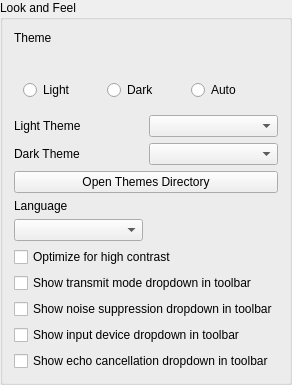
    <widget class="QGroupBox" name="qgbLookFeel">
     <property name="title">
      <string>Look and Feel</string>
     </property>
     <layout class="QGridLayout" name="gridLayout">
      <item row="5" column="1">
       <widget class="MUComboBox" name="qcbDarkTheme">
        <property name="sizePolicy">
         <sizepolicy hsizetype="Preferred" vsizetype="Fixed">
          <horstretch>0</horstretch>
          <verstretch>0</verstretch>
         </sizepolicy>
        </property>
        <property name="toolTip">
         <string>Dark theme to use to style the user interface</string>
        </property>
        <property name="whatsThis">
         <string>&lt;b&gt;Configures which theme the Mumble user interface should be styled with when it’s in the Dark theme&lt;/b&gt;&lt;br /&gt;Mumble will pick up themes from certain directories and display them in this list. The one you select will be used to customize the visual appearance of Mumble. This includes colors, icons and more.</string>
        </property>
        <property name="accessibleName">
         <string>Mumble theme</string>
        </property>
       </widget>
      </item>
      <item row="8" column="0">
       <widget class="QLabel" name="qliLanguage">
        <property name="text">
         <string>Language</string>
        </property>
        <property name="buddy">
         <cstring>qcbLanguage</cstring>
        </property>
       </widget>
      </item>
      <item row="3" column="1">
       <widget class="MUComboBox" name="qcbLightTheme">
        <property name="sizePolicy">
         <sizepolicy hsizetype="Preferred" vsizetype="Fixed">
          <horstretch>0</horstretch>
          <verstretch>0</verstretch>
         </sizepolicy>
        </property>
        <property name="toolTip">
         <string>Light theme to use to style the user interface</string>
        </property>
        <property name="whatsThis">
         <string>&lt;b&gt;Configures which theme the Mumble user interface should be styled with&lt;/b&gt;&lt;br /&gt;Mumble will pick up themes from certain directories and display them in this list. The one you select will be used to customize the visual appearance of Mumble. This includes colors, icons and more.</string>
        </property>
        <property name="accessibleName">
         <string>Mumble theme</string>
        </property>
       </widget>
      </item>
      <item row="9" column="0">
       <widget class="MUComboBox" name="qcbLanguage">
        <property name="toolTip">
         <string>Language to use (requires restart)</string>
        </property>
        <property name="whatsThis">
         <string>&lt;b&gt;This sets which language Mumble should use.&lt;/b&gt;&lt;br /&gt;You have to restart Mumble to use the new language.</string>
        </property>
        <property name="accessibleName">
         <string>Language</string>
        </property>
       </widget>
      </item>
      <item row="0" column="0">
       <widget class="QLabel" name="qliThemeStyle">
        <property name="text">
         <string>Theme</string>
        </property>
        <property name="buddy">
         <cstring>qgbStylePicker</cstring>
        </property>
       </widget>
      </item>
      <item row="11" column="0" colspan="2">
       <widget class="QCheckBox" name="qcbShowTransmitModeComboBox">
        <property name="text">
         <string>Show transmit mode dropdown in toolbar</string>
        </property>
       </widget>
      </item>
      <item row="12" column="0" colspan="2">
       <widget class="QCheckBox" name="qcbShowNoiseCancelComboBox">
        <property name="text">
         <string>Show noise suppression dropdown in toolbar</string>
        </property>
       </widget>
      </item>
      <item row="13" column="0" colspan="2">
       <widget class="QCheckBox" name="qcbShowInputDeviceComboBox">
        <property name="text">
         <string>Show input device dropdown in toolbar</string>
        </property>
       </widget>
      </item>
      <item row="14" column="0" colspan="2">
       <widget class="QCheckBox" name="qcbShowEchoCancelComboBox">
        <property name="text">
         <string>Show echo cancellation dropdown in toolbar</string>
        </property>
       </widget>
      </item>
      <item row="5" column="0">
       <widget class="QLabel" name="qliDarkTheme">
        <property name="text">
         <string>Dark Theme</string>
        </property>
        <property name="buddy">
         <cstring>qcbDarkTheme</cstring>
        </property>
       </widget>
      </item>
      <item row="10" column="0" colspan="2">
       <widget class="QCheckBox" name="qcbHighContrast">
        <property name="toolTip">
         <string>Apply some high contrast optimizations for visually impaired users</string>
        </property>
        <property name="text">
         <string>Optimize for high contrast</string>
        </property>
       </widget>
      </item>
      <item row="1" column="0" colspan="2">
       <widget class="QWidget" name="qgbStylePicker" native="true">
        <layout class="QGridLayout" name="gridLayout_9">
         <item row="2" column="2">
          <widget class="QRadioButton" name="qrbAutoStyle">
           <property name="whatsThis">
            <string>Sets the theme automatically based on the system theme.</string>
           </property>
           <property name="accessibleName">
            <string>Automatic theme based on system theme</string>
           </property>
           <property name="text">
            <string>Auto</string>
           </property>
          </widget>
         </item>
         <item row="2" column="1">
          <widget class="QRadioButton" name="qrbDarkStyle">
           <property name="whatsThis">
            <string>Sets the theme to the configured dark theme setting</string>
           </property>
           <property name="accessibleName">
            <string>Dark Theme</string>
           </property>
           <property name="text">
            <string>Dark</string>
           </property>
          </widget>
         </item>
         <item row="2" column="0">
          <widget class="QRadioButton" name="qrbLightStyle">
           <property name="whatsThis">
            <string>Sets the theme to the configured light theme setting</string>
           </property>
           <property name="accessibleName">
            <string>Light Theme</string>
           </property>
           <property name="text">
            <string>Light</string>
           </property>
          </widget>
         </item>
         <item row="1" column="2">
          <widget class="ClickableLabel" name="qlLAutoTheme">
           <property name="sizePolicy">
            <sizepolicy hsizetype="Preferred" vsizetype="Preferred">
             <horstretch>0</horstretch>
             <verstretch>0</verstretch>
            </sizepolicy>
           </property>
           <property name="pixmap">
            <pixmap>skin:theme_auto.svg</pixmap>
           </property>
          </widget>
         </item>
         <item row="1" column="1">
          <widget class="ClickableLabel" name="qlLDarkTheme">
           <property name="sizePolicy">
            <sizepolicy hsizetype="Preferred" vsizetype="Preferred">
             <horstretch>0</horstretch>
             <verstretch>0</verstretch>
            </sizepolicy>
           </property>
           <property name="pixmap">
            <pixmap>skin:theme_dark.svg</pixmap>
           </property>
          </widget>
         </item>
         <item row="1" column="0">
          <widget class="ClickableLabel" name="qlLLightTheme">
           <property name="sizePolicy">
            <sizepolicy hsizetype="Preferred" vsizetype="Preferred">
             <horstretch>0</horstretch>
             <verstretch>0</verstretch>
            </sizepolicy>
           </property>
           <property name="pixmap">
            <pixmap>skin:theme_light.svg</pixmap>
           </property>
          </widget>
         </item>
        </layout>
       </widget>
      </item>
      <item row="3" column="0">
       <widget class="QLabel" name="qliLightTheme">
        <property name="text">
         <string>Light Theme</string>
        </property>
        <property name="buddy">
         <cstring>qcbLightTheme</cstring>
        </property>
       </widget>
      </item>
      <item row="7" column="0" colspan="2">
       <widget class="QPushButton" name="qpbThemesDirectory">
        <property name="accessibleName">
         <string>Open the themes directory in the systems file manager</string>
        </property>
        <property name="text">
         <string>Open Themes Directory</string>
        </property>
       </widget>
      </item>
     </layout>
    </widget>
